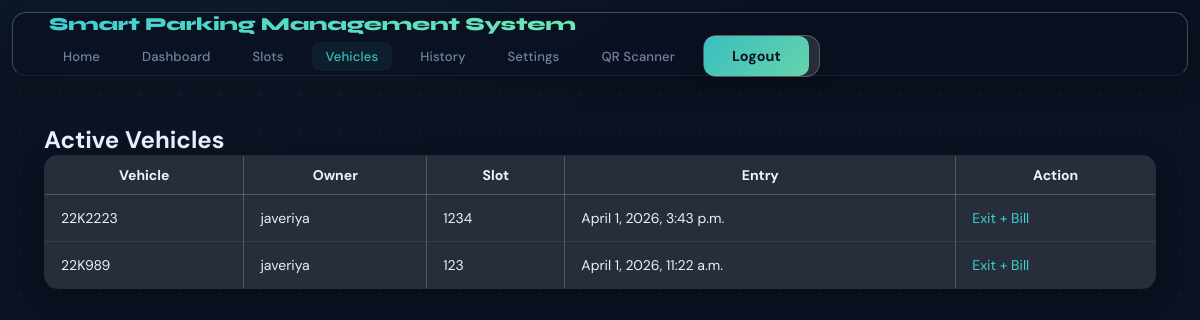
Page /parking/vehicles/ (signed in) on the committed database.
### parking/models.py (models this page shows, shortened)
class Vehicle(models.Model):
    owner = models.ForeignKey(settings.AUTH_USER_MODEL, on_delete=models.CASCADE)
    vehicle_number = models.CharField(max_length=20, unique=True)
    slot = models.ForeignKey(ParkingSlot, on_delete=models.SET_NULL, null=True, blank=True)
    entry_time = models.DateTimeField(default=timezone.now)
    exit_time = models.DateTimeField(null=True, blank=True)
    is_active = models.BooleanField(default=True)

class ParkingSlot(models.Model):
    CATEGORY_CHOICES = [('car', 'Car'), ('bike', 'Bike'), ('ev', 'EV')]
    TYPE_CHOICES = [('vip', 'VIP'), ('normal', 'Normal')]
    STATUS_CHOICES = [('available', 'Available'), ('occupied', 'Occupied')]
    slot_number = models.CharField(max_length=20, unique=True)
    category = models.CharField(max_length=10, choices=CATEGORY_CHOICES)
    slot_type = models.CharField(max_length=10, choices=TYPE_CHOICES, default='normal')
    status = models.CharField(max_length=10, choices=STATUS_CHOICES, default='available')

### accounts/models.py (models this page shows, shortened)
class User(AbstractUser):
    ADMIN = 'admin'
    USER = 'user'
    ROLE_CHOICES = [
        (ADMIN, 'Admin'),
        (USER, 'User'),
    ]
    role = models.CharField(max_length=20, choices=ROLE_CHOICES, default=USER)

### parking/views.py (the view)
# urls.py: path('vehicles/', vehicle_entry_list_view, name='vehicle_entries'),
@login_required
@admin_required
def vehicle_entry_list_view(request):
    vehicles = Vehicle.objects.filter(is_active=True).order_by('-entry_time')
    return render(request, 'parking/vehicle_entry_list.html', {'vehicles': vehicles})

### parking/views.py (called while the page is built)
def admin_required(view_func):
    @wraps(view_func)
    def _wrapped(request, *args, **kwargs):
        if not request.user.is_authenticated or request.user.role != 'admin':
            messages.error(request, 'Access denied.')
            return redirect('accounts:login')
        return view_func(request, *args, **kwargs)
    return _wrapped

### templates/parking/vehicle_entry_list.html
{% extends 'base.html' %}
{% block content %}
<h2>Active Vehicles</h2>
<table>
    <tr><th>Vehicle</th><th>Owner</th><th>Slot</th><th>Entry</th><th>Action</th></tr>
    {% for v in vehicles %}
    <tr>
        <td>{{ v.vehicle_number }}</td>
        <td>{{ v.owner.username }}</td>
        <td>{{ v.slot.slot_number }}</td>
        <td>{{ v.entry_time }}</td>
        <td><a href="{% url 'parking:vehicle_exit' v.id %}">Exit + Bill</a></td>
    </tr>
    {% empty %}<tr><td colspan="5">No active vehicles.</td></tr>{% endfor %}
</table>
{% endblock %}

### static/css/style.css (style rules this page uses)
* { box-sizing: border-box; }
body { font-family: Arial, sans-serif; margin: 0; background: linear-gradient(120deg, #16213e, #0f3460, #533483); min-height: 100vh; color: #eef4ff; }
.card, table, form { background: rgba(255, 255, 255, 0.12); backdrop-filter: blur(14px); -webkit-backdrop-filter: blur(14px); border: 1px solid rgba(255, 255, 255, 0.22); border-radius: 14px; box-shadow: 0 8px 24px rgba(0, 0, 0, 0.2); }
table { width: 100%; border-collapse: collapse; overflow: hidden; }
th, td { border: 1px solid rgba(255, 255, 255, 0.2); padding: 10px; color: #f1f5f9; }
a { color: #cfe6ff; }
body { margin: 0; font-family: 'Poppins', sans-serif; background: radial-gradient(circle at 20% 30%, rgba(0, 255, 255, 0.15), transparent 40%), radial-gradient(circle at 80% 70%, rgba(255, 0, 255, 0.15), transparent 40%), linear-gradient(135deg, #0f2027, #203a43, #2c5364); min-height: 100vh; overflow-x: hidden; }
body::before { content: ""; position: fixed; width: 200%; height: 200%; top: -50%; left: -50%; background: radial-gradient(circle, rgba(255,255,255,0.05) 1px, transparent 1px); background-size: 40px 40px; animation: moveBg 20s linear infinite; z-index: -1; }

### templates/base.html (style rules this page uses)
*, *::before, *::after { box-sizing: border-box; margin: 0; padding: 0; }
:root { --bg: #0b1120; --surface: #131d30; --surface2: #1a2640; --border: rgba(255,255,255,0.07); --accent: #3ecfcf; --accent2: #6ee7b7; --text: #e8f0fe; --muted: #7a90b0; --danger: #f87171; --glow: 0 0 24px rgba(62,207,207,0.18); }
html { scroll-behavior: smooth; }
body { font-family: 'DM Sans', sans-serif; background: var(--bg); color: var(--text); min-height: 100vh; background-image: radial-gradient(ellipse 80% 50% at 20% -10%, rgba(62,207,207,0.08) 0%, transparent 60%), radial-gradient(ellipse 60% 40% at 80% 100%, rgba(110,231,183,0.06) 0%, transparent 60%); }
table { width: 100%; border-collapse: collapse; font-size: 0.875rem; }
tbody td { padding: 14px 16px; border-bottom: 1px solid var(--border); color: var(--text); vertical-align: middle; }
tbody tr { transition: background 0.15s; }
a { color: var(--accent); text-decoration: none; transition: opacity 0.2s; }

### rows in the picture
Vehicle: vehicle_number "22K2223", owner.username "javeriya", slot.slot_number "1234", entry_time "April 1, 2026, 3:43 p.m."
Vehicle: vehicle_number "22K989", owner.username "javeriya", slot.slot_number "123", entry_time "April 1, 2026, 11:22 a.m."
